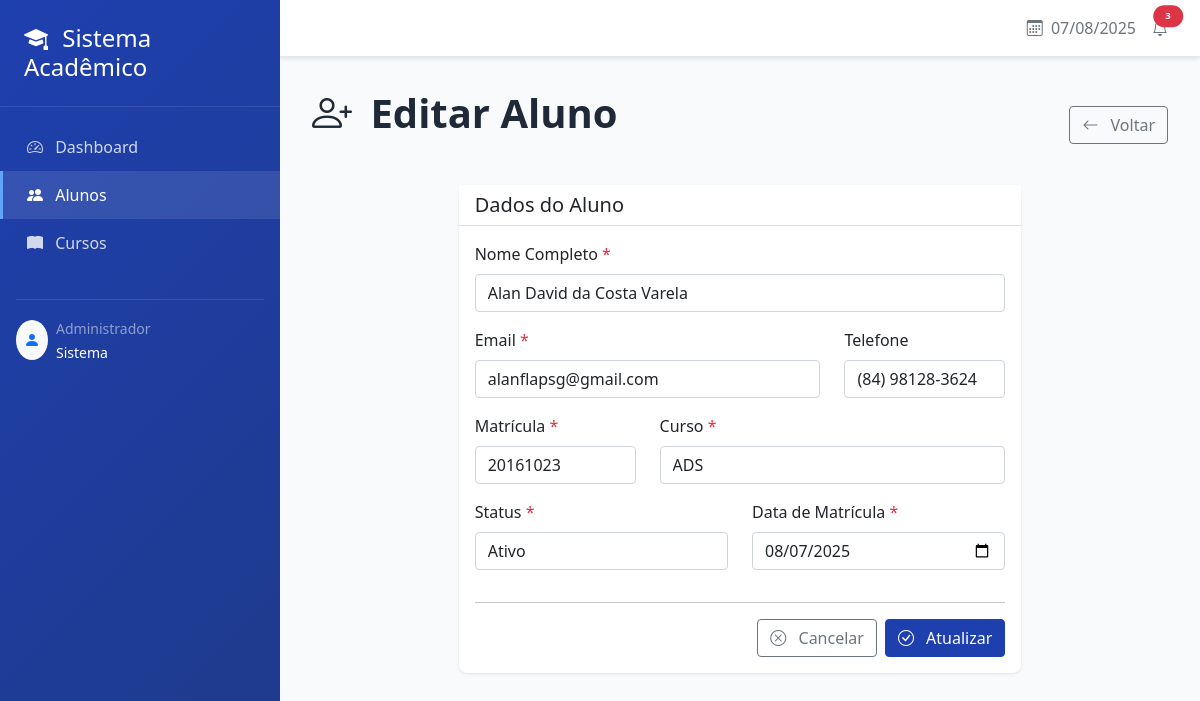
Screenshot of /alunos/2/editar/ (signed in) with the database file from the repository.
### people/models.py (models this page shows, shortened)
class Aluno(models.Model):
    STATUS_CHOICES = [
        ('ativo', 'Ativo'),
        ('inativo', 'Inativo'),
        ('trancado', 'Trancado'),
    ]
    phone_regex = RegexValidator(
        regex=r'^\(\d{2}\) \d{4,5}-\d{4}$',
        message="Telefone deve estar no formato: '(11) 99999-9999'"
    )
    nome = models.CharField(max_length=200, verbose_name='Nome Completo')
    email = models.EmailField(unique=True, null=True, blank=True, verbose_name='Email')
    telefone = models.CharField(validators=[phone_regex], max_length=17, blank=True, verbose_name='Telefone')
    matricula = models.CharField(max_length=20, unique=True, null=True, blank=True, verbose_name='Matrícula')
    curso = models.ForeignKey(Curso, on_delete=models.CASCADE, verbose_name='Curso')
    status = models.CharField(max_length=10, choices=STATUS_CHOICES, default='ativo')
    data_matricula = models.DateField(default=timezone.now, verbose_name='Data de Matrícula')
    data_criacao = models.DateTimeField(default=timezone.now)  # Substitui auto_now_add
    data_atualizacao = models.DateTimeField(auto_now=True)
    class Meta:
        verbose_name = 'Aluno'
        verbose_name_plural = 'Alunos'
        ordering = ['nome']

### people/views.py (the view, shortened to what this page needs)
# urls.py: path('alunos/<int:pk>/editar/', EditarAlunoView.as_view(), name='editar_aluno'),
@method_decorator(login_required, name='dispatch')
class EditarAlunoView(TitleMixin, UpdateView):
    model = Aluno
    form_class = AlunoForm
    template_name = 'core/form_aluno.html'
    success_url = reverse_lazy('lista_alunos')
    title = 'Editar Aluno'

### people/forms.py
class AlunoForm(forms.ModelForm):
    class Meta:
        model = Aluno
        fields = ['nome', 'email', 'telefone', 'matricula', 'curso', 'status', 'data_matricula']
        widgets = {
            'nome': forms.TextInput(attrs={
                'class': 'form-control',
                'placeholder': 'Nome completo do aluno'
            }),
            'email': forms.EmailInput(attrs={
                'class': 'form-control',
                'placeholder': 'email@exemplo.com'
            }),
            'telefone': forms.TextInput(attrs={
                'class': 'form-control',
                'placeholder': '(11) 99999-9999'
            }),
            'matricula': forms.TextInput(attrs={
                'class': 'form-control',
                'placeholder': '2024001'
            }),
            'curso': forms.Select(attrs={
                'class': 'form-control'
            }),
            'status': forms.Select(attrs={
                'class': 'form-control'
            }),
            'data_matricula': forms.DateInput(attrs={
                'class': 'form-control',
                'type': 'date'
            }),
        }

### people/mixins.py (called while the page is built)
    def get_context_data(self, **kwargs):
        context = super().get_context_data(**kwargs)
        context['titulo'] = self.title
        return context

### people/models.py (called while the page is built)
    def __str__(self):
        return self.nome

### people/templates/core/form_aluno.html (shortened to what this page needs)
{% extends 'base.html' %}
{% block content %}
<div class="d-flex justify-content-between align-items-center mb-4">
    <h1 class="page-title">
        <i class="bi bi-person-plus me-2"></i>
        {{ titulo }}
    </h1>
    <a href="{% url 'lista_alunos' %}" class="btn btn-outline-secondary">
        <i class="bi bi-arrow-left me-2"></i>
        Voltar
    </a>
</div>
<div class="row justify-content-center">
    <div class="col-lg-8">
        <div class="card">
            <div class="card-header bg-white">
                <h5 class="card-title mb-0">Dados do Aluno</h5>
            </div>
            <div class="card-body">
                <form method="POST">
                    <div class="row">
                        <div class="col-md-12 mb-3">
                            <label for="{{ form.nome.id_for_label }}" class="form-label">
                                {{ form.nome.label }} <span class="text-danger">*</span>
                            </label>
                            {{ form.nome }}
                        </div>
                    </div>
                    <div class="row">
                        <div class="col-md-8 mb-3">
                            <label for="{{ form.email.id_for_label }}" class="form-label">
                                {{ form.email.label }} <span class="text-danger">*</span>
                            </label>
                            {{ form.email }}
                        </div>
                        <div class="col-md-4 mb-3">
                            <label for="{{ form.telefone.id_for_label }}" class="form-label">
                                {{ form.telefone.label }}
                            </label>
                            {{ form.telefone }}
                        </div>
                    </div>
                    <div class="row">
                        <div class="col-md-4 mb-3">
                            <label for="{{ form.matricula.id_for_label }}" class="form-label">
                                {{ form.matricula.label }} <span class="text-danger">*</span>
                            </label>
                            {{ form.matricula }}
                        </div>
                        <div class="col-md-8 mb-3">
                            <label for="{{ form.curso.id_for_label }}" class="form-label">
                                {{ form.curso.label }} <span class="text-danger">*</span>
                            </label>
                            {{ form.curso }}
                        </div>
                    </div>
                    <div class="row">
                        <div class="col-md-6 mb-3">
                            <label for="{{ form.status.id_for_label }}" class="form-label">
                                {{ form.status.label }} <span class="text-danger">*</span>
                            </label>
                            {{ form.status }}
                        </div>
                        <div class="col-md-6 mb-3">
                            <label for="{{ form.data_matricula.id_for_label }}" class="form-label">
                                {{ form.data_matricula.label }} <span class="text-danger">*</span>
                            </label>
                            {{ form.data_matricula }}
                        </div>
                    </div>
                    <hr>
                    <div class="d-flex justify-content-end gap-2">
                        <a href="{% url 'lista_alunos' %}" class="btn btn-outline-secondary">
                            <i class="bi bi-x-circle me-2"></i>
                            Cancelar
                        </a>
                        <button type="submit" class="btn btn-primary">
                            <i class="bi bi-check-circle me-2"></i>
                            {% if form.instance.pk %}Atualizar{% else %}Cadastrar{% endif %}
                        </button>
                    </div>
                </form>
            </div>
        </div>
    </div>
</div>
{% endblock %}

### templates/base.html (style rules this page uses)
:root { --primary-color: #1e40af; --secondary-color: #3b82f6; --success-color: #10b981; --warning-color: #f59e0b; --danger-color: #ef4444; --sidebar-width: 280px; }
body { background-color: #f8fafc; font-family: 'Segoe UI', Tahoma, Geneva, Verdana, sans-serif; }
.card { border: none; box-shadow: 0 1px 3px rgba(0, 0, 0, 0.1); border-radius: 0.5rem; transition: box-shadow 0.3s ease; }
.btn-primary { background-color: var(--primary-color); border-color: var(--primary-color); }
.page-title { color: #1f2937; font-weight: 700; margin-bottom: 1.5rem; }

### rows the page displays
Aluno: nome "Alan David da Costa Varela", email "alanflapsg@gmail.com", telefone "(84) 98128-3624", matricula "20161023", curso "ADS", status "Ativo", data_matricula "08/07/2025"

### other values shown
{{ titulo }} "Editar Aluno"
